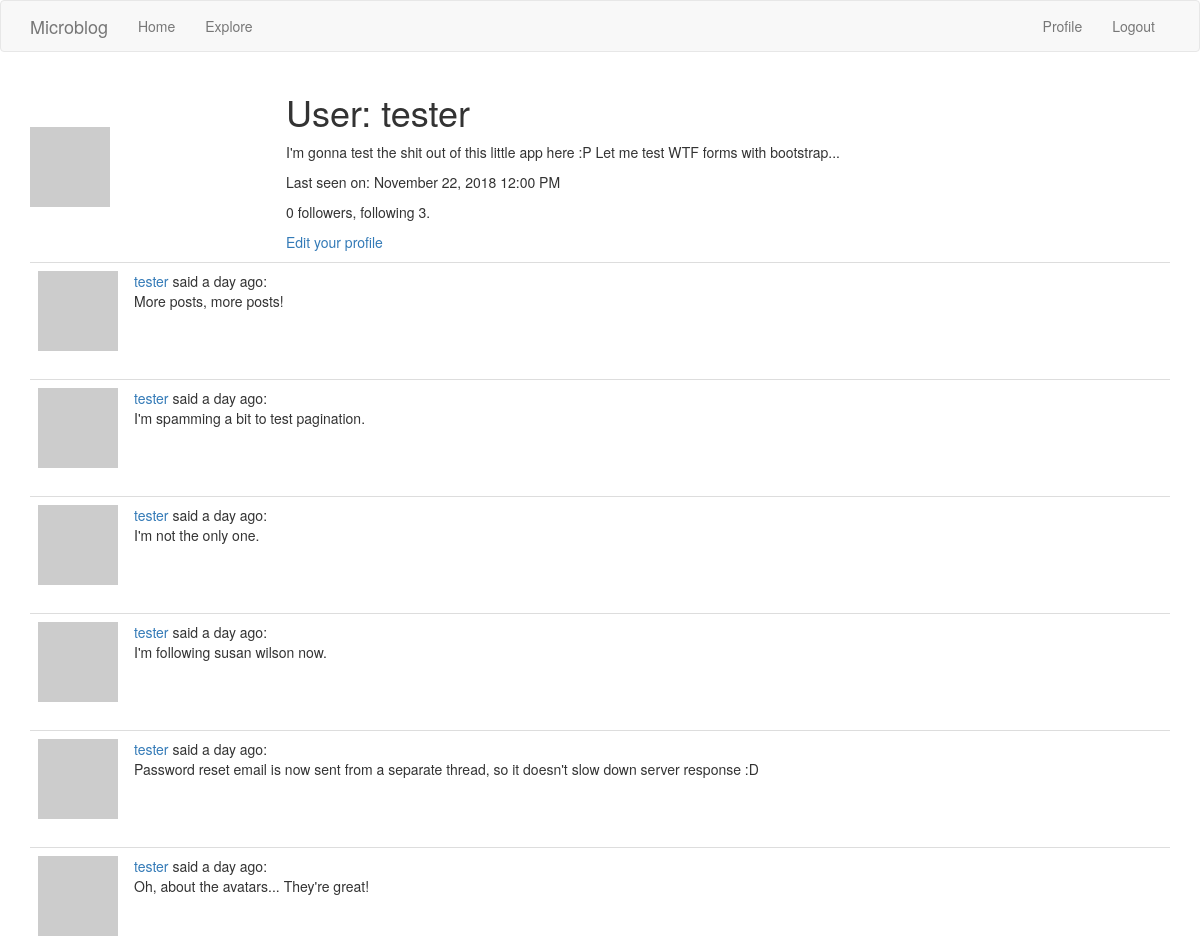
Before: /user/tester?page=2 (signed in, upper part) with the older database file.
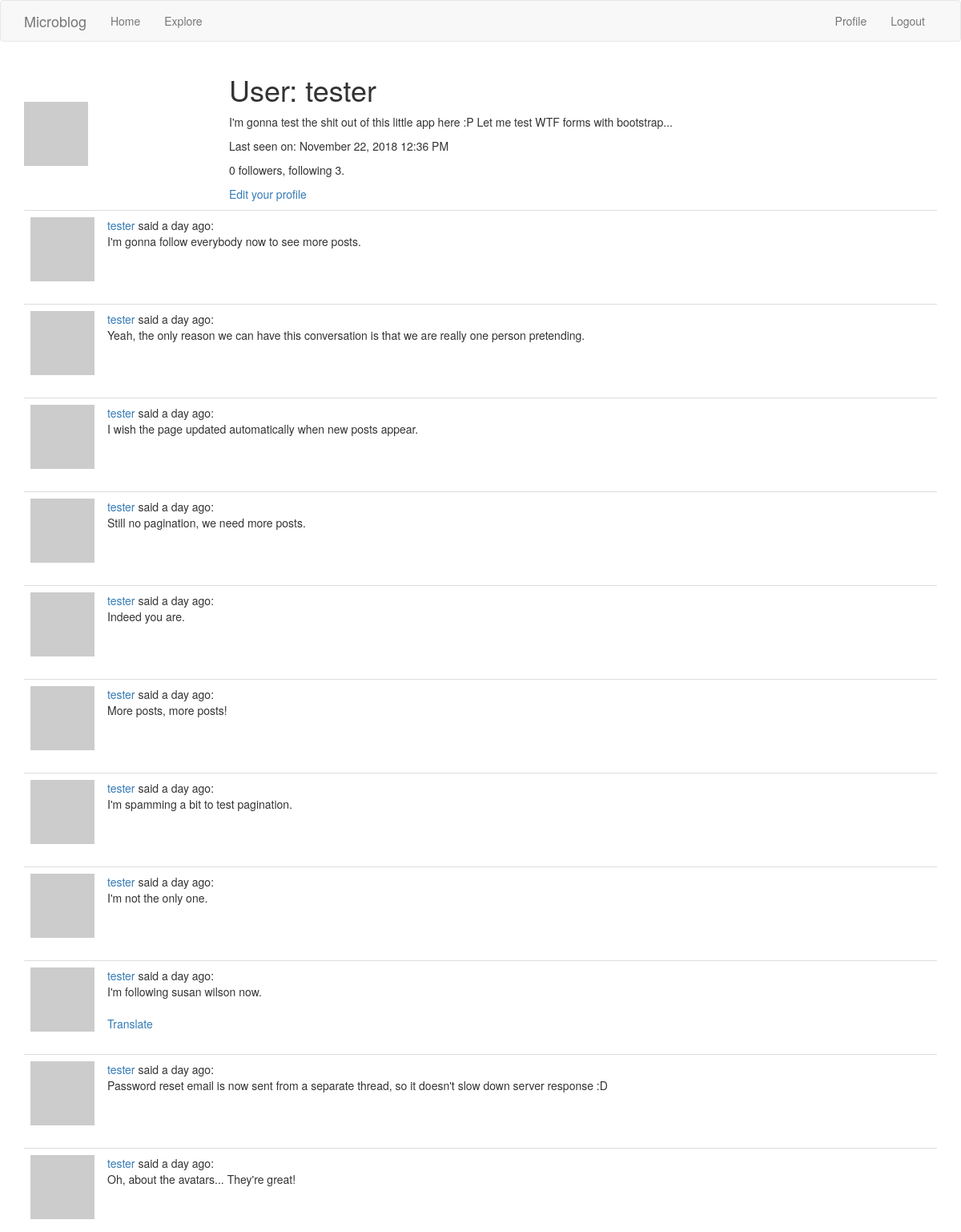
After: the same page with the newer database file.
### app/models.py (models this page shows, shortened)
class User(UserMixin, db.Model):
    id = db.Column(db.Integer, primary_key=True)
    username = db.Column(db.String(64), index=True, unique=True)
    email = db.Column(db.String(120), index=True, unique=True)
    password_hash = db.Column(db.String(128))
    about_me = db.Column(db.String(140))
    last_seen = db.Column(db.DateTime, default=datetime.utcnow)
    posts = db.relationship('Post', backref='author', lazy='dynamic')
    followed = db.relationship(
        'User', secondary=followers,
        primaryjoin=(followers.c.follower_id == id),
        secondaryjoin=(followers.c.followed_id == id),
        backref=db.backref('followers', lazy='dynamic'), lazy='dynamic')
    def avatar(self, size):
        digest = md5(self.email.lower().encode('utf-8')).hexdigest()
        return 'https://www.gravatar.com/avatar/{}?d=retro&s={}'.format(
            digest, size)

class Post(db.Model):
    id = db.Column(db.Integer, primary_key=True)
    body = db.Column(db.String(140))
    timestamp = db.Column(db.DateTime, index=True, default=datetime.utcnow)
    user_id = db.Column(db.Integer, db.ForeignKey('user.id'))
    language = db.Column(db.String(5))

### app/main/routes.py (the view)
@bp.route('/user/<username>')
@login_required
def user(username):
    user = User.query.filter_by(username=username).first_or_404()
    page = request.args.get('page', 1, type=int)
    posts = user.posts.order_by(Post.timestamp.desc()).paginate(
        page, current_app.config['POSTS_PER_PAGE'], False)
    next_url = url_for('main.user', username=user.username, page=posts.next_num) \
        if posts.has_next else None
    prev_url = url_for('main.user', username=user.username, page=posts.prev_num) \
        if posts.has_prev else None
    return render_template('user.html', user=user, posts=posts.items,
                           prev_url=prev_url, next_url=next_url)

### app/main/routes.py (called while the page is built)
@bp.before_app_request
def before_request():
    if current_user.is_authenticated:
        current_user.last_seen = datetime.utcnow()
        db.session.commit()
    g.locale = str(get_locale())

### app/models.py (called while the page is built)
@login.user_loader
def load_user(id):
    return User.query.get(int(id))

### app/templates/user.html (shortened to what this page needs)
{% extends "base.html" %}
{% block app_content %}
  <table class="tabe table-hover">
    <tr>
      <td width="256px"><img src="{{ user.avatar(256) }}"></td>
      <td>
        <h1>{{ _('User:') }} {{ user.username }}</h1>
        {% if user.about_me %}
          <p>{{ user.about_me }}</p>
        {% endif %}
        {% if user.last_seen %}
          <p>{{ _('Last seen on:') }} {{ moment(user.last_seen).format('LLL') }}</p>
        {% endif %}
        <p>{{ user.followers.count() }} {{ _('followers, following') }} {{ user.followed.count() }}.</p>
        {% if user == current_user %}
          <p><a href="{{ url_for('main.edit_profile') }}">{{ _('Edit your profile') }}</a></p>
        {% elif not current_user.is_following(user) %}
          <p><a href="{{ url_for('main.follow', username=user.username) }}">{{ _('Follow') }}</a></p>
        {% else %}
          <p><a href="{{ url_for('main.unfollow', username=user.username) }}">{{ _('Unfollow') }}</a></p>
        {% endif %}
      </td>
    </tr>
  </table>
  {% for post in posts %}
    {% include '_post.html' %}
  {% endfor %}
{% endblock %}

### app/templates/_post.html
<table class="table table-hover">
  <tr>
    <td width="40px"><img src="{{ post.author.avatar(40) }}"></td>
    <td>
      <a href="{{ url_for('main.user', username=post.author.username) }}">
        {{ post.author.username }}
      </a>
      {{ _('said') }} {{ moment(post.timestamp).fromNow() }}:
      <br>
      <span id="post{{ post.id }}">{{ post.body }}</span>
      {% if post.language and post.language != g.locale %}
        <br><br>
        <span id="translation{{ post.id }}">
          <a href="javascript:translate(
                                '#post{{ post.id }}',
                                '#translation{{ post.id }}',
                                '{{ post.language }}',
                                '{{ g.locale }}');">{{ _('Translate') }}</a>
        </span>
      {% endif %}
    </td>
  </tr>
</table>

Changed rows visible on the page:
changed User "tester": last_seen "November 22, 2018 12:00 PM" → "November 22, 2018 12:36 PM"
now on this page (row edited): Post: author.username "tester", timestamp "a day ago", body "I'm gonna follow everybody now to see more posts."
now on this page (row edited): Post: author.username "tester", timestamp "a day ago", body "Yeah, the only reason we can have this conversation is that we are really one person pretending."
now on this page (row edited): Post: author.username "tester", timestamp "a day ago", body "I wish the page updated automatically when new posts appear."
now on this page (row edited): Post: author.username "tester", timestamp "a day ago", body "Still no pagination, we need more posts."
now on this page (row edited): Post: author.username "tester", timestamp "a day ago", body "Indeed you are."
changed Post "I'm following susan wilson now.": language empty → "tl" (drawn); _ (not shown) → "Translate"
